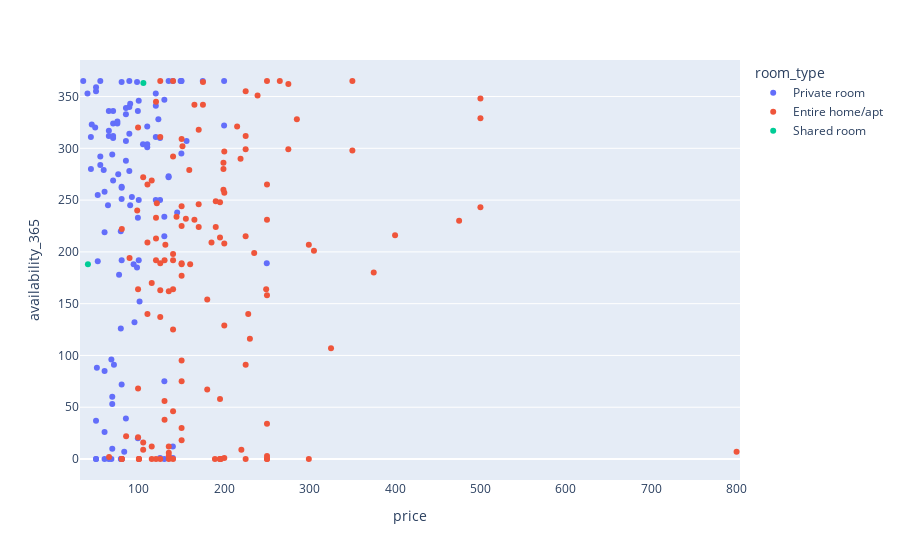

Notebook source saved alongside this figure:
### Code cell
# the data print room type show 
fig=px.strip(Air,x='price',y='availability_365',orientation='v',color='room_type')
fig.show()

### Figure 1 — Plotly figure (JSON) as saved in the notebook; plotly's stock layout.template omitted (floating-point values rounded to 4 significant figures; data arrays with more than 128 entries replaced by an {"elided": "..."} marker saying what was removed)
{"data": [{"alignmentgroup": "True", "boxpoints": "all", "fillcolor": "rgba(255,255,255,0)", "hoveron": "points", "hovertemplate": "room_type=Private room<br>price=%{x}<br>availability_365=%{y}<extra></extra>", "legendgroup": "Private room", "line": {"color": "rgba(255,255,255,0)"}, "marker": {"color": "#636efa"}, "name": "Private room", "offsetgroup": "Private room", "orientation": "v", "pointpos": 0, "showlegend": true, "type": "box", "x": [149, 150, 60, 79, 79, 85, 89, 85, 140, 130, 80, 110, 60, 80, 44, 50, 52, 55, 50, 70, 89, 35, 150, 68, 120, 135, 130, 80, 80, 110, 69, 49, 80, 55, 52, 80, 99, 51, 65, 105, 200, 70, 95, 150, 145, 94, 60, 50, 85, 65, 98, 89, 98, 60, 65, 101, 100, 59, 125, 99, 75, 90, 85, 70, 89, 50, 130, 77, 76, 135, 140, 80, 44, 156, 85, 125, 69, 69, 79, 250, 70, 70, 50, 40, 125, 110, 65, 99, 90, 120, 75, 130, 83, 123, 55, 80, 140, 200, 100, 45, 100, 71, 130, 69, 68, 64, 60, 135, 120, 92, 175, 80, 120], "x0": " ", "xaxis": "x", "y": [365, 365, 0, 220, 0, 39, 314, 333, 12, 347, 364, 304, 85, 0, 311, 355, 255, 284, 359, 269, 340, 365, 365, 96, 311, 273, 215, 192, 251, 301, 294, 320, 263, 292, 191, 72, 336, 88, 336, 304, 322, 324, 132, 295, 238, 188, 26, 0, 288, 317, 185, 365, 364, 219, 312, 152, 346, 279, 250, 20, 324, 245, 307, 310, 278, 0, 234, 178, 275, 365, 1, 262, 280, 307, 339, 1, 10, 53, 126, 189, 336, 312, 37, 353, 310, 321, 0, 233, 343, 250, 326, 0, 7, 328, 365, 0, 365, 365, 250, 323, 192, 91, 75, 60, 0, 245, 258, 272, 341, 253, 365, 0, 353], "y0": " ", "yaxis": "y"}, {"alignmentgroup": "True", "boxpoints": "all", "fillcolor": "rgba(255,255,255,0)", "hoveron": "points", "hovertemplate": "room_type=Entire home/apt<br>price=%{x}<br>availability_365=%{y}<extra></extra>", "legendgroup": "Entire home/apt", "line": {"color": "rgba(255,255,255,0)"}, "marker": {"color": "#EF553B"}, "name": "Entire home/apt", "offsetgroup": "Entire home/apt", "orientation": "v", "pointpos": 0, "showlegend": true, "type": "box", "x": {"elided": "134 int values"}, "x0": " ", "xaxis": "x", "y": {"elided": "134 int values"}, "y0": " ", "yaxis": "y"}, {"alignmentgroup": "True", "boxpoints": "all", "fillcolor": "rgba(255,255,255,0)", "hoveron": "points", "hovertemplate": "room_type=Shared room<br>price=%{x}<br>availability_365=%{y}<extra></extra>", "legendgroup": "Shared room", "line": {"color": "rgba(255,255,255,0)"}, "marker": {"color": "#00cc96"}, "name": "Shared room", "offsetgroup": "Shared room", "orientation": "v", "pointpos": 0, "showlegend": true, "type": "box", "x": [40, 105], "x0": " ", "xaxis": "x", "y": [188, 363], "y0": " ", "yaxis": "y"}], "layout": {"boxmode": "group", "legend": {"title": {"text": "room_type"}, "tracegroupgap": 0}, "margin": {"t": 60}, "xaxis": {"anchor": "y", "domain": [0, 1], "title": {"text": "price"}}, "yaxis": {"anchor": "x", "domain": [0, 1], "title": {"text": "availability_365"}}}}
